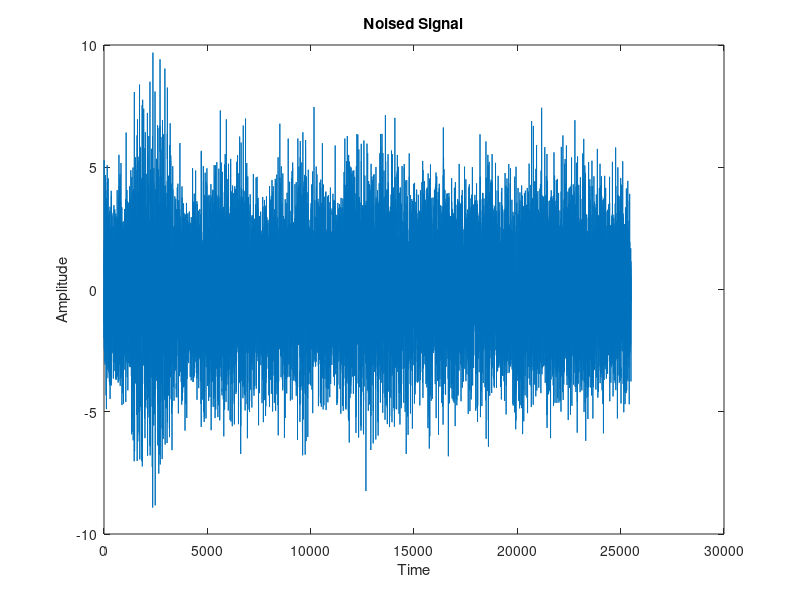
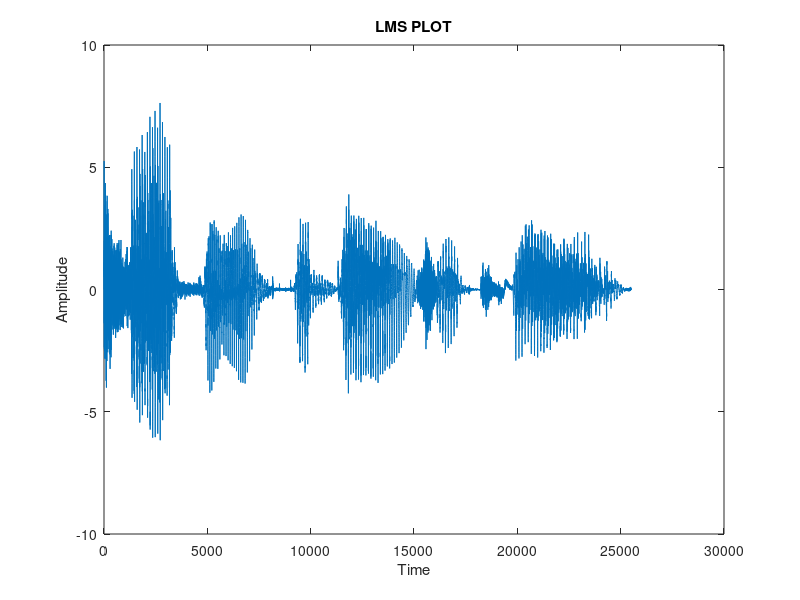
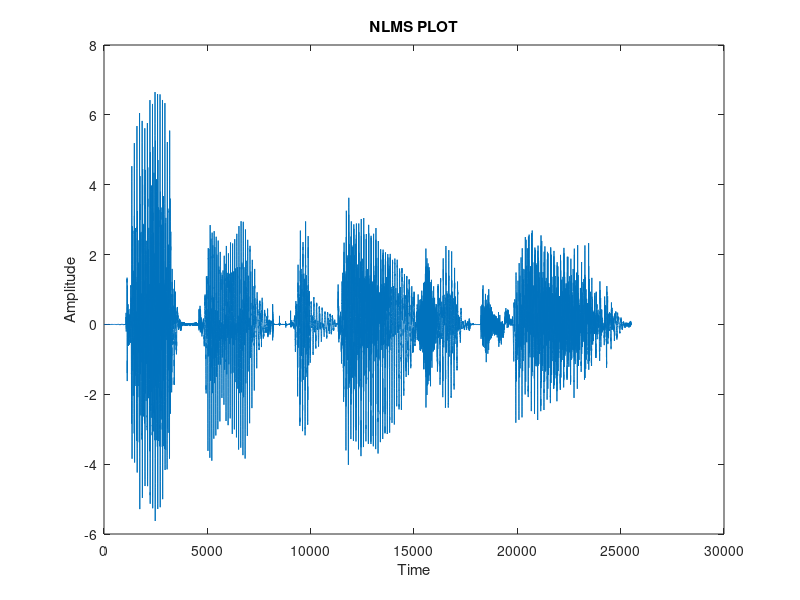
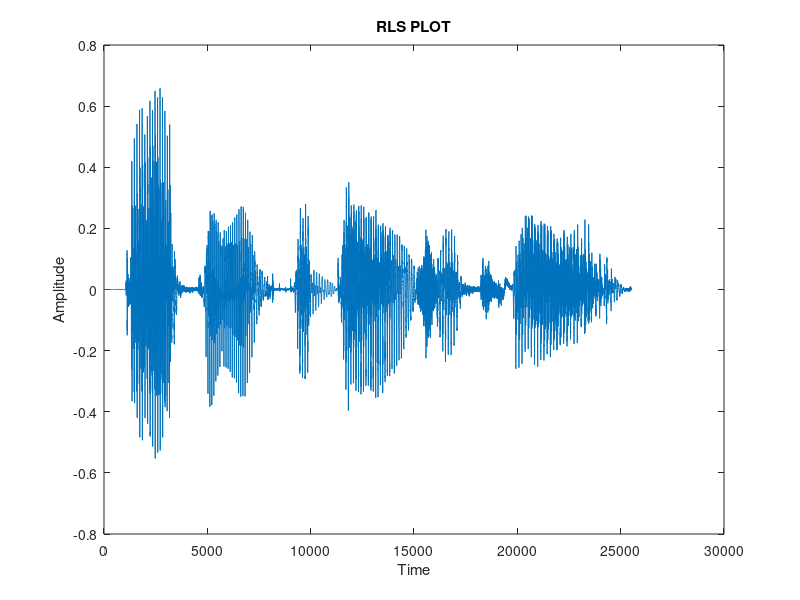

Write the MATLAB code that produced these figures, in order. (Note: this script raises an error after producing the figures.)
%Plot outputs
load('data_lms.mat');
load('data_nlms.mat');
load('data_rls.mat');
m = length(d);
t=(1:m)';
%% Input Signal characteristics
figure(1);
plot(t,d)
%% Noisy signal

plot(t,noised_signal);
title('Noised Signal');
xlabel('Time');
ylabel('Amplitude');
%% LMS plots
figure(2);

plot(t,e_lms);
title('LMS PLOT');
xlabel('Time');
ylabel('Amplitude');
%% NLMS plots
figure(3);

plot(t,e_nlms);
title('NLMS PLOT');
xlabel('Time');
ylabel('Amplitude');
%% RLS plots
figure(4);

plot(t,e_rls);
title('RLS PLOT');
xlabel('Time');
ylabel('Amplitude');
%% Comparison Plots
for i=1:length(d)
error_lms(i) = abs(d(i)-e_lms(i)); 
error_nlms(i) = abs(d(i)-e_nlms(i));
error_rls(i) = abs(d(i)-e_rls(i));
end
n_error_lms = error_lms./max(error_lms);
n_error_nlms = error_lms./max(error_nlms);
n_error_rls = error_lms./max(error_rls)
figure(5);
hold on

plot(t,n_error_lms);

plot(t,n_error_nlms);

plot(t,n_error_rls);
legend('lms','nlms','rls');
%% Snr plots
snr(d) % SNR of Input signal
snr(e_lms)  % SNR of the output signal from filter
snr(e_nlms)  % SNR of the output signal from filter
snr(e_rls)  % SNR of the output signal from filter
%% MSE calculation
lms_mse = immse(d,e_lms')
nlms_mse = immse(d,e_nlms')
rls_mse = immse(d,e_rls')